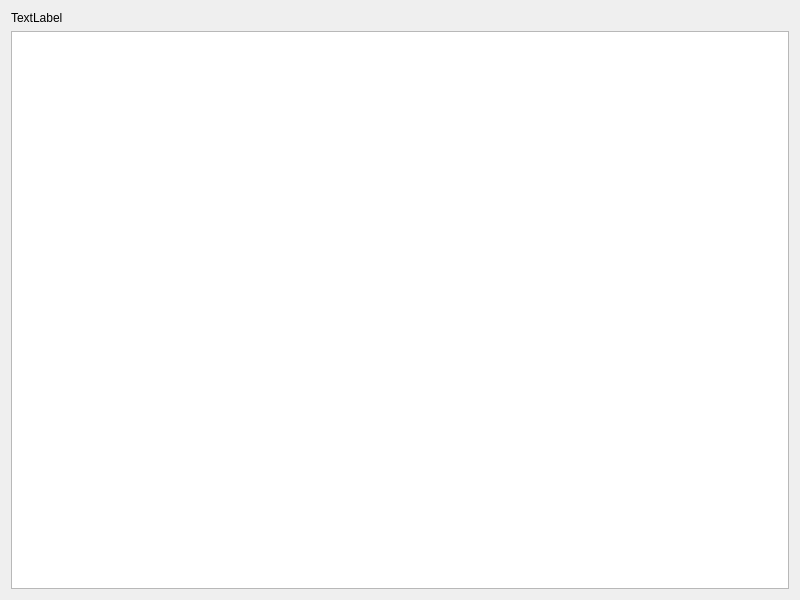
<?xml version="1.0" encoding="UTF-8"?>
<ui version="4.0">
 <class>StringViewer</class>
 <widget class="QWidget" name="StringViewer">
  <property name="geometry">
   <rect>
    <x>0</x>
    <y>0</y>
    <width>800</width>
    <height>600</height>
   </rect>
  </property>
  <property name="windowTitle">
   <string>StringViewer</string>
  </property>
  <layout class="QGridLayout" name="gridLayout">
   <item row="0" column="0">
    <widget class="QLabel" name="labelType">
     <property name="text">
      <string>TextLabel</string>
     </property>
    </widget>
   </item>
   <item row="1" column="0">
    <widget class="QPlainTextEdit" name="textDisplay">
     <property name="lineWrapMode">
      <enum>QPlainTextEdit::NoWrap</enum>
     </property>
    </widget>
   </item>
  </layout>
 </widget>
 <resources/>
 <connections/>
</ui>
